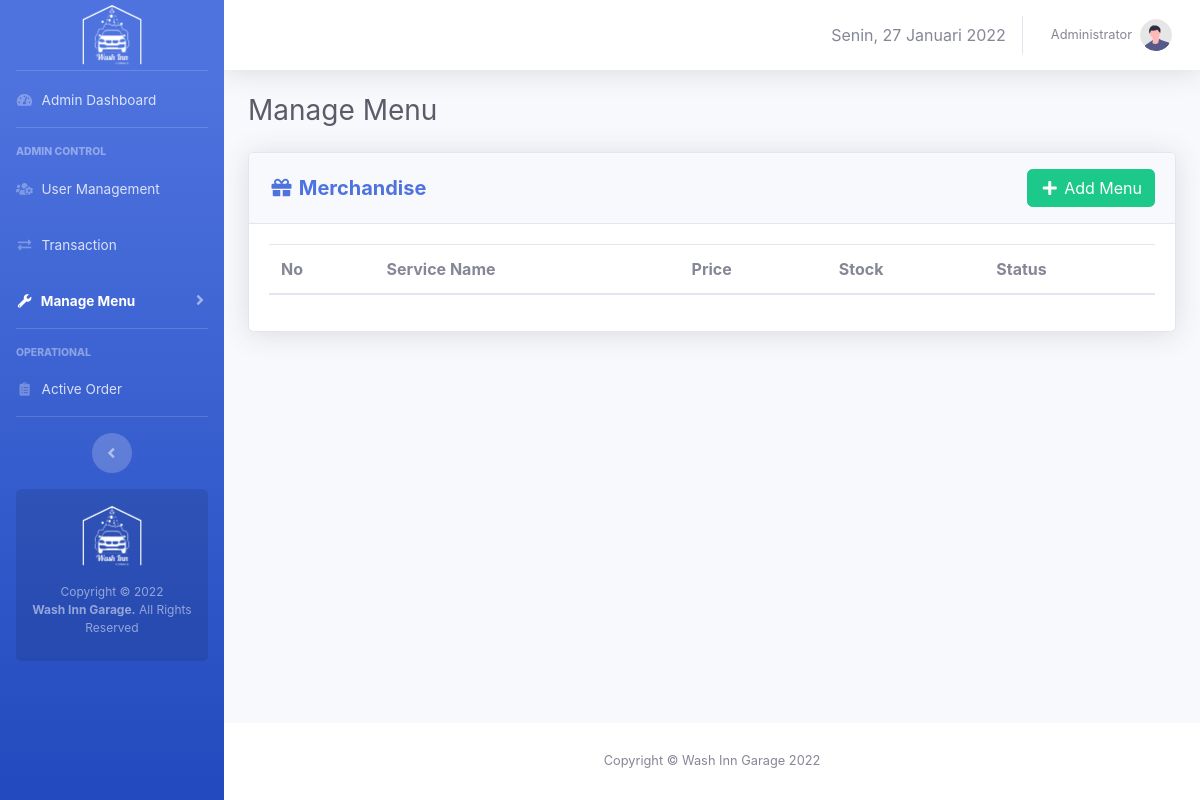
The page /admin/merch-menu.php (signed in) on the database as committed earlier.
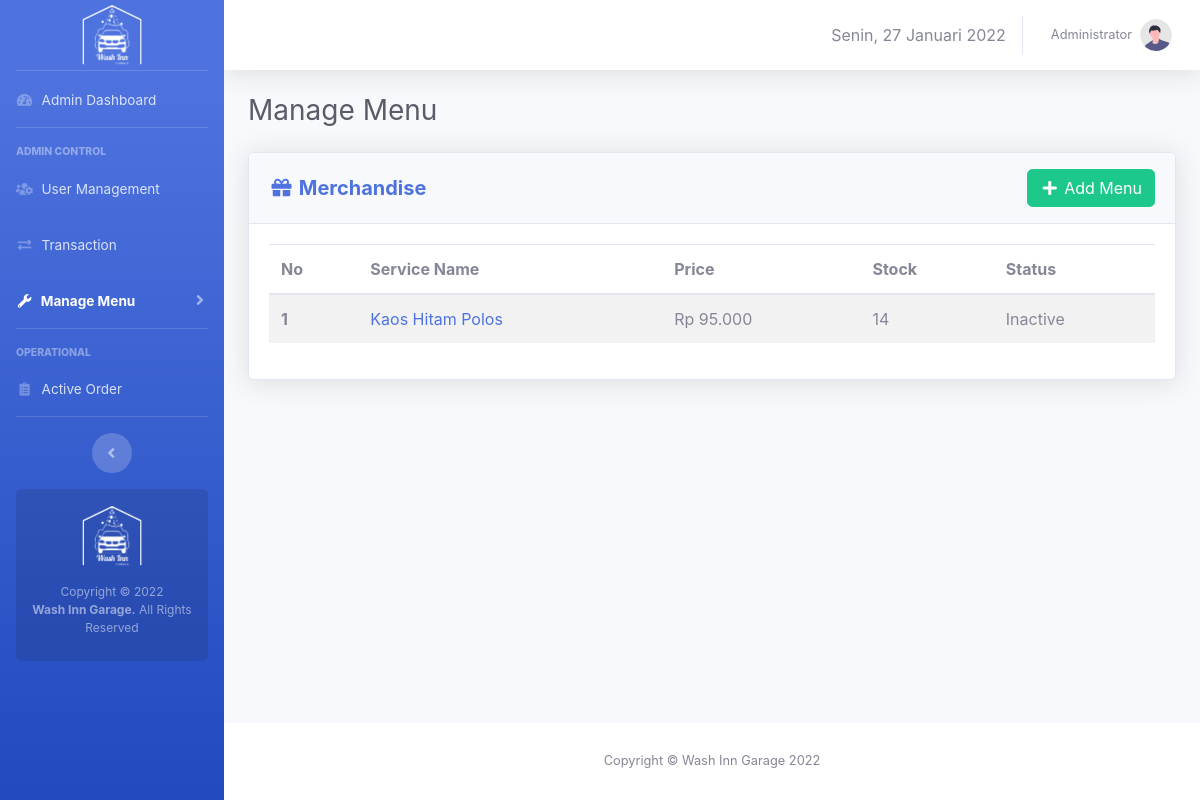
The same page on the database as committed later.
### tables this page shows
CREATE TABLE `menus` (
  `id` int(10) NOT NULL,
  `type` enum('service','merchandise','food','beverage') NOT NULL,
  `category` enum('Car','Motorcycle') DEFAULT NULL,
  `name` varchar(50) NOT NULL,
  `price` varchar(10) NOT NULL,
  `image` varchar(100) DEFAULT NULL,
  `description` varchar(1000) DEFAULT NULL,
  `stock` int(10) DEFAULT NULL,
  `status` enum('active','inactive','out of stock') NOT NULL
);

### core/init.php (called while the page is built, shortened)
<?php
if (!empty($_SERVER['HTTPS']) && ('on' == $_SERVER['HTTPS'])) {
  $home = 'https://';
} else {
  $home = 'http://';
}
$home   .= $_SERVER['HTTP_HOST'] .'/washinngarage';
$assets  = $home.'/assets';
?>

### admin/merch-menu.php (the view, shortened to what this page needs)
<?php
    require_once 'admin-only.php';
    $i = 1;
    $query_getMerchandise = "SELECT * FROM menus WHERE type = 'merchandise'";
    $execute_getMerchandise = mysqli_query($link, $query_getMerchandise);
 ?>
 <!DOCTYPE html>
<html>
<head>
    <link rel="stylesheet" type="text/css" href="<?=$assets?>/css/sb-admin-2.min.css">
    <link href="<?=$assets?>/vendor/fontawesome-free/css/all.min.css" rel="stylesheet" type="text/css">
    <link href="<?=$assets?>/vendor/datatables/dataTables.bootstrap4.min.css" rel="stylesheet">
</head>
<body class="page-top">
    <div id="wrapper">
        <?php require_once 'view-template/sidebar.php'; ?>
        <div id="content-wrapper" class="d-flex flex-column">
            <div id="content">
                <?php require_once 'view-template/topbar.php'; ?>
                <div class="container-fluid">
                    <div class="d-sm-flex align-items-center justify-content-between mb-4">
                        <h1 class="h3 mb-0 text-gray-800">Manage Menu </h1>
                    </div>
                    <div class="row">
                        <div class="col-xl-12 col-lg-12" id="panelUtama">
                            <div class="card shadow mb-4">
                                <div
                                    class="card-header py-3 d-flex flex-row align-items-center justify-content-between">
                                    <h5 class="m-0 font-weight-bold text-primary"><i class="fas fa-gift fa-fw"></i> Merchandise</h5>
                                    <a data-toggle="modal" data-target="#addMenuModal" class="btn btn-success"><i class="fas fa-plus fa-fw"></i> Add Menu</a>
                                </div>
                                <div class="card-body">
                                    <table class="table table-striped" id="services">
                                      <thead>
                                        <tr>
                                          <th scope="col">No</th>
                                          <th scope="col">Service Name</th>
                                          <th scope="col">Price</th>
                                          <th scope="col">Stock</th>
                                          <th scope="col">Status</th>
                                        </tr>
                                      </thead>
                                      <tbody>
                                        <?php while ($merch = mysqli_fetch_assoc($execute_getMerchandise)) {
                                            $status = ($merch['status'] == 'active')?'Active':'Inactive';
                                            $type = ($merch['type'] == 'merchandise')?'Merchandise':'other';
                                            $price = 'Rp '.number_format($merch['price'],0,',','.')
                                        ?>
                                        <tr onclick="openDetail('<?= $merch['image'].'\',\''.$merch['name'].'\',\''.$type.'\',\''.$merch['stock'].'\',\''.$price.'\',\''.$status.'\',\''.$merch['description'].'\',\''.$merch['id'].'\',\''.$merch['price'] ?>')">
                                          <th scope="row"><?= $i ?></th>
                                          <td><a href="#"  class="text-decoration-none"><?= $merch['name']?></a></td>
                                          <td><?= $price?></td>
                                          <td><?= $merch['stock'] ?></td>
                                          <td><?= $status ?></td>
                                        </tr>
                                        <?php $i++;} ?>
                                      </tbody>
                                    </table>
                                </div>
                            </div>
                        </div>
                    </div>
                </div>
            </div>
        <?php require_once "view-template/footer.php" ?>
        </div>
    </div>
</body>
</html>

Rows that differ between the two databases and show on the page:
added menus: name "Kaos Hitam Polos", price "Rp 95.000", stock "14", status "Inactive"
